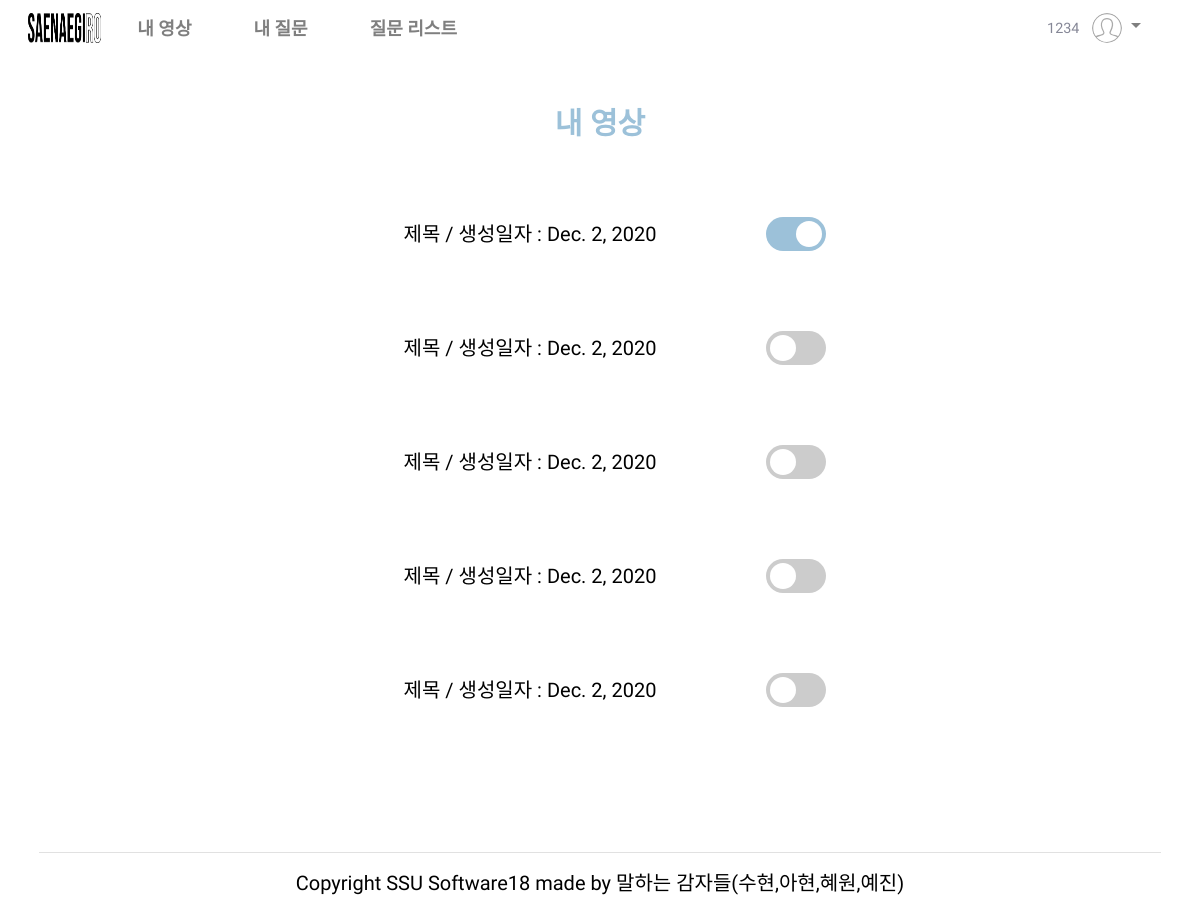
The page /website/myVideo/ (signed in) on the database as committed earlier.
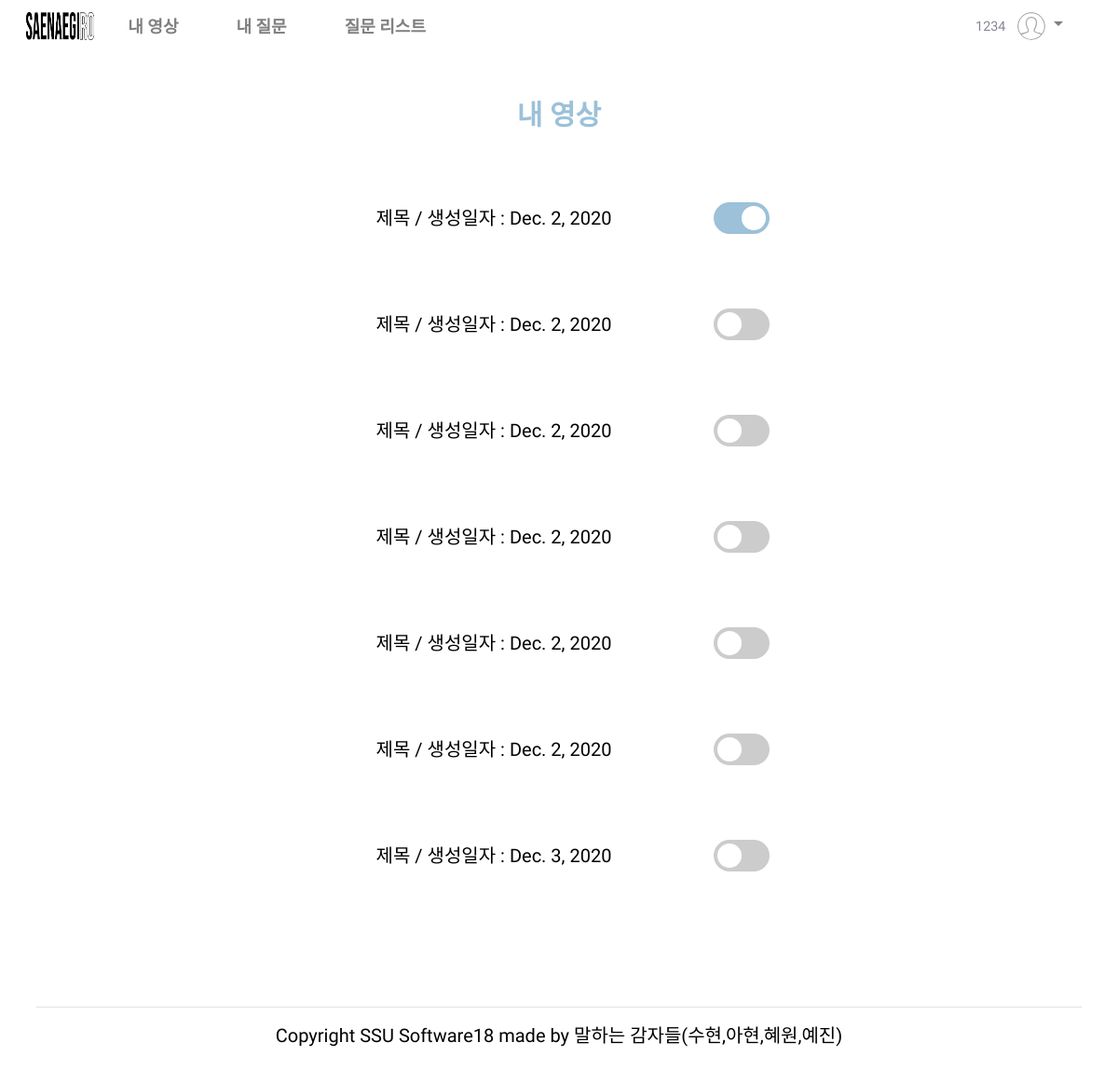
The same page on the database as committed later.
### website/models.py (models this page shows, shortened)
class Report(models.Model):  # 수정필요
    id = models.AutoField(
        primary_key=True,
        unique=True,
        editable=False,
        verbose_name='pk'
    )
    title = models.CharField(max_length=100, default='제목', verbose_name='제목')
    question1 = models.CharField(max_length=50000, blank=True, null=True, verbose_name='질문1')
    question2 = models.CharField(max_length=50000, blank=True, null=True, verbose_name='질문2')
    question3 = models.CharField(max_length=50000, blank=True, null=True, verbose_name='질문3')
    video1 = models.FileField(blank=True, null=True, upload_to="videos",verbose_name='영상1')
    video2 = models.FileField(blank=True, null=True, upload_to="videos",verbose_name='영상2')
    video3 = models.FileField(blank=True, null=True, upload_to="videos",verbose_name='영상3')
    audio1 = models.FileField(blank=True, null=True, upload_to="videos",verbose_name='음성1')
    audio2 = models.FileField(blank=True, null=True, upload_to="videos",verbose_name='음성2')
    audio3 = models.FileField(blank=True, null=True, upload_to="videos",verbose_name='음성3')
    script1 = models.CharField(max_length=50000, blank=True, null=True, verbose_name='스크립트1')
    script2 = models.CharField(max_length=50000, blank=True, null=True, verbose_name='스크립트2')
    script3 = models.CharField(max_length=50000, blank=True, null=True, verbose_name='스크립트3')
    adverb1 = jsonfield.JSONField()
    adverb2 = jsonfield.JSONField()
    adverb3 = jsonfield.JSONField()
    repetition1 = jsonfield.JSONField()
    repetition2 = jsonfield.JSONField()
    repetition3 = jsonfield.JSONField()
    speed1 = models.FloatField(blank=True, null=True, verbose_name='말하기 속도1')
    speed2 = models.FloatField(blank=True, null=True, verbose_name='말하기 속도2')
    speed3 = models.FloatField(blank=True, null=True, verbose_name='말하기 속도3')
    sCorrect1 = models.CharField(max_length=10000, blank=True, null=True,  verbose_name='말하기 속도1')
    sCorrect2 = models.CharField(max_length=10000, blank=True, null=True,  verbose_name='말하기 속도2')
    sCorrect3 = models.CharField(max_length=10000, blank=True, null=True,  verbose_name='말하기 속도3')
    comment1 = models.CharField(max_length=10000, blank=True, null=True, verbose_name='댓글1')
    comment2 = models.CharField(max_length=10000, blank=True, null=True, verbose_name='댓글2')
    comment3 = models.CharField(max_length=10000, blank=True, null=True, verbose_name='댓글3')
    pub_date = models.DateField(auto_now_add=True, verbose_name='날짜')
    student = models.ForeignKey(User, on_delete=models.CASCADE)
    teacher = models.ForeignKey(Teacher,null=True, blank=True, on_delete=models.CASCADE)
    share = models.BooleanField(default=False, verbose_name='공유')

### website/views.py (the view)
# urls.py: path('myVideo/', views.myVideo, name='myVideo'),
@csrf_exempt
def myVideo(request):
    try:
        print(request.session.get('user'))
        report = Report.objects.filter(student=request.session.get('user'))
        return render(request, 'myVideo.html', {'video' : report})
    except:
        return redirect(reverse('website:studentHome'))

### website/templates/myVideo.html (shortened to what this page needs)
{% extends 'stu_template.html' %}
{% load static %}
{% block content %}
<link href="{% static 'css/myVideo.css' %}" rel="stylesheet">
<div class="myVideo-page">
    <h1>내 영상</h1>
    <div class="form">
        <div class="info">
            {% for i in video %}
            <div class="content">
                <p id="info"><a href="{% url 'website:myVideoDetail' reportID=i.id %}">{{ i.title }} / 생성일자 : {{i.pub_date}}</a>
                </p>
                {% if i.share == True %}
                <label class="switch">
                    <span class="slider round"></span>
                </label>
                {% else %}
                <label class="switch">
                    <span class="sliderF round"></span>
                </label>
                {% endif %}
            </div>
            {% endfor %}
        </div>
    </div>
</div>
{% endblock %}

Rows that differ between the two databases and show on the page:
added Report: title "제목", pub_date "Dec. 2, 2020"
added Report: title "제목", pub_date "Dec. 3, 2020"
